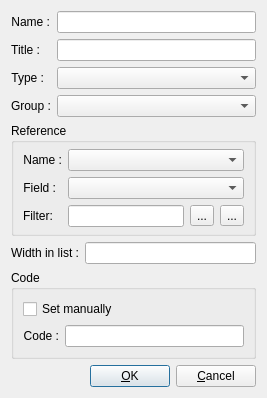
<?xml version="1.0" encoding="UTF-8"?>
<ui version="4.0">
 <class>kksattr_editor</class>
 <widget class="QDialog" name="kksattr_editor">
  <property name="geometry">
   <rect>
    <x>0</x>
    <y>0</y>
    <width>267</width>
    <height>377</height>
   </rect>
  </property>
  <property name="windowTitle">
   <string>Attribute</string>
  </property>
  <layout class="QGridLayout" name="gridLayout">
   <item row="0" column="0">
    <widget class="QLabel" name="lName">
     <property name="sizePolicy">
      <sizepolicy hsizetype="Fixed" vsizetype="Fixed">
       <horstretch>0</horstretch>
       <verstretch>0</verstretch>
      </sizepolicy>
     </property>
     <property name="text">
      <string>Name :</string>
     </property>
     <property name="alignment">
      <set>Qt::AlignRight|Qt::AlignTrailing|Qt::AlignVCenter</set>
     </property>
    </widget>
   </item>
   <item row="0" column="1" colspan="2">
    <widget class="QLineEdit" name="lEName"/>
   </item>
   <item row="1" column="0">
    <widget class="QLabel" name="lTitle">
     <property name="sizePolicy">
      <sizepolicy hsizetype="Fixed" vsizetype="Fixed">
       <horstretch>0</horstretch>
       <verstretch>0</verstretch>
      </sizepolicy>
     </property>
     <property name="text">
      <string>Title :</string>
     </property>
     <property name="alignment">
      <set>Qt::AlignRight|Qt::AlignTrailing|Qt::AlignVCenter</set>
     </property>
    </widget>
   </item>
   <item row="1" column="1" colspan="2">
    <widget class="QLineEdit" name="lETitle"/>
   </item>
   <item row="2" column="0">
    <widget class="QLabel" name="lType">
     <property name="sizePolicy">
      <sizepolicy hsizetype="Fixed" vsizetype="Fixed">
       <horstretch>0</horstretch>
       <verstretch>0</verstretch>
      </sizepolicy>
     </property>
     <property name="text">
      <string>Type :</string>
     </property>
     <property name="alignment">
      <set>Qt::AlignRight|Qt::AlignTrailing|Qt::AlignVCenter</set>
     </property>
    </widget>
   </item>
   <item row="2" column="1" colspan="2">
    <widget class="QComboBox" name="cbType">
     <property name="sizePolicy">
      <sizepolicy hsizetype="MinimumExpanding" vsizetype="Fixed">
       <horstretch>0</horstretch>
       <verstretch>0</verstretch>
      </sizepolicy>
     </property>
     <property name="sizeAdjustPolicy">
      <enum>QComboBox::AdjustToMinimumContentsLength</enum>
     </property>
    </widget>
   </item>
   <item row="3" column="0">
    <widget class="QLabel" name="lAttrGroup">
     <property name="text">
      <string>Group :</string>
     </property>
    </widget>
   </item>
   <item row="3" column="1" colspan="2">
    <widget class="QComboBox" name="cbAttrGroup"/>
   </item>
   <item row="4" column="0" colspan="3">
    <widget class="QGroupBox" name="gbRef">
     <property name="title">
      <string>Reference</string>
     </property>
     <layout class="QGridLayout" name="gRefLay">
      <property name="topMargin">
       <number>6</number>
      </property>
      <property name="bottomMargin">
       <number>6</number>
      </property>
      <item row="0" column="0">
       <widget class="QLabel" name="lRefName">
        <property name="sizePolicy">
         <sizepolicy hsizetype="Fixed" vsizetype="Fixed">
          <horstretch>0</horstretch>
          <verstretch>0</verstretch>
         </sizepolicy>
        </property>
        <property name="text">
         <string>Name :</string>
        </property>
        <property name="alignment">
         <set>Qt::AlignRight|Qt::AlignTrailing|Qt::AlignVCenter</set>
        </property>
       </widget>
      </item>
      <item row="0" column="1" colspan="3">
       <widget class="QComboBox" name="cbRefName">
        <property name="sizePolicy">
         <sizepolicy hsizetype="MinimumExpanding" vsizetype="Fixed">
          <horstretch>0</horstretch>
          <verstretch>0</verstretch>
         </sizepolicy>
        </property>
        <property name="sizeAdjustPolicy">
         <enum>QComboBox::AdjustToMinimumContentsLength</enum>
        </property>
       </widget>
      </item>
      <item row="1" column="0">
       <widget class="QLabel" name="lRefField">
        <property name="sizePolicy">
         <sizepolicy hsizetype="Fixed" vsizetype="Fixed">
          <horstretch>0</horstretch>
          <verstretch>0</verstretch>
         </sizepolicy>
        </property>
        <property name="text">
         <string>Field :</string>
        </property>
        <property name="alignment">
         <set>Qt::AlignRight|Qt::AlignTrailing|Qt::AlignVCenter</set>
        </property>
       </widget>
      </item>
      <item row="1" column="1" colspan="3">
       <widget class="QComboBox" name="cbRefField">
        <property name="sizePolicy">
         <sizepolicy hsizetype="MinimumExpanding" vsizetype="Fixed">
          <horstretch>0</horstretch>
          <verstretch>0</verstretch>
         </sizepolicy>
        </property>
        <property name="sizeAdjustPolicy">
         <enum>QComboBox::AdjustToMinimumContentsLength</enum>
        </property>
       </widget>
      </item>
      <item row="2" column="2">
       <widget class="QToolButton" name="tbAddFilter">
        <property name="text">
         <string>...</string>
        </property>
       </widget>
      </item>
      <item row="2" column="1">
       <widget class="QLineEdit" name="leFilter"/>
      </item>
      <item row="2" column="3">
       <widget class="QToolButton" name="tbDelFilter">
        <property name="text">
         <string>...</string>
        </property>
       </widget>
      </item>
      <item row="2" column="0">
       <widget class="QLabel" name="lFilter">
        <property name="text">
         <string>Filter:</string>
        </property>
       </widget>
      </item>
     </layout>
    </widget>
   </item>
   <item row="5" column="0" colspan="2">
    <widget class="QLabel" name="lDefWidth">
     <property name="sizePolicy">
      <sizepolicy hsizetype="Fixed" vsizetype="Fixed">
       <horstretch>0</horstretch>
       <verstretch>0</verstretch>
      </sizepolicy>
     </property>
     <property name="text">
      <string>Width in list :</string>
     </property>
     <property name="alignment">
      <set>Qt::AlignRight|Qt::AlignTrailing|Qt::AlignVCenter</set>
     </property>
    </widget>
   </item>
   <item row="5" column="2">
    <widget class="QLineEdit" name="lEDefWidth"/>
   </item>
   <item row="6" column="0" colspan="3">
    <widget class="QGroupBox" name="gbCode">
     <property name="title">
      <string>Code</string>
     </property>
     <layout class="QGridLayout" name="gCodeLay">
      <item row="0" column="0" colspan="2">
       <widget class="QCheckBox" name="chManually">
        <property name="text">
         <string>Set manually</string>
        </property>
       </widget>
      </item>
      <item row="1" column="0">
       <widget class="QLabel" name="lCode">
        <property name="sizePolicy">
         <sizepolicy hsizetype="Fixed" vsizetype="Fixed">
          <horstretch>0</horstretch>
          <verstretch>0</verstretch>
         </sizepolicy>
        </property>
        <property name="text">
         <string>Code :</string>
        </property>
        <property name="alignment">
         <set>Qt::AlignRight|Qt::AlignTrailing|Qt::AlignVCenter</set>
        </property>
       </widget>
      </item>
      <item row="1" column="1">
       <widget class="QLineEdit" name="lECode"/>
      </item>
     </layout>
    </widget>
   </item>
   <item row="7" column="2">
    <spacer>
     <property name="orientation">
      <enum>Qt::Vertical</enum>
     </property>
     <property name="sizeHint" stdset="0">
      <size>
       <width>20</width>
       <height>21</height>
      </size>
     </property>
    </spacer>
   </item>
   <item row="8" column="0" colspan="3">
    <layout class="QHBoxLayout">
     <item>
      <spacer>
       <property name="orientation">
        <enum>Qt::Horizontal</enum>
       </property>
       <property name="sizeHint" stdset="0">
        <size>
         <width>40</width>
         <height>20</height>
        </size>
       </property>
      </spacer>
     </item>
     <item>
      <widget class="QPushButton" name="pbOK">
       <property name="text">
        <string>&amp;OK</string>
       </property>
      </widget>
     </item>
     <item>
      <widget class="QPushButton" name="pbCancel">
       <property name="text">
        <string>&amp;Cancel</string>
       </property>
      </widget>
     </item>
    </layout>
   </item>
  </layout>
 </widget>
 <resources/>
 <connections/>
</ui>
